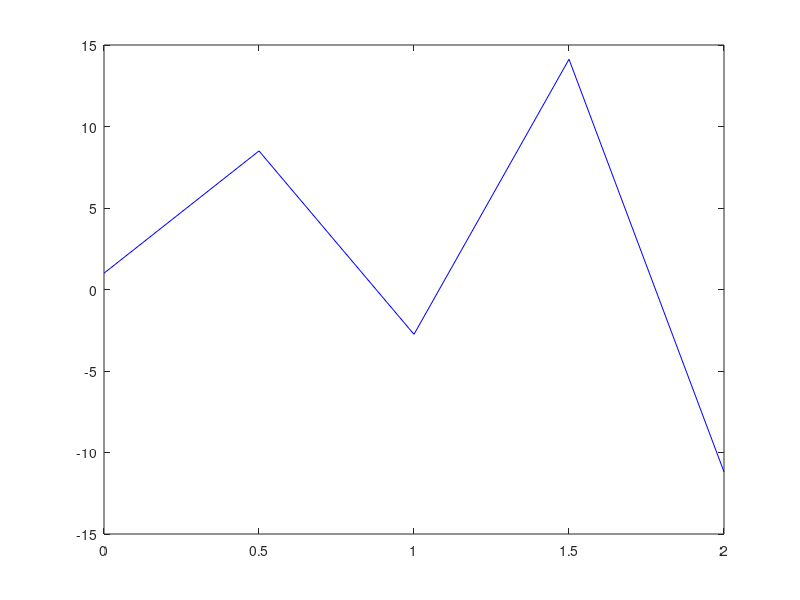

MATLAB code to generate this figure: (Note: this script raises an error after producing the figure.)
clear all
a=0; %definir los limites de integracion
b=2;
f=@(t,x)[20-5*x];
F1=@(t,x,h)[h*f(t,x)];
t(1)=a; x1(1)=1;
h=0.5;
N=(b-a)/h;
for k=1:N
    t(k+1)=t(k)+h;
    x1(k+1)=x1(k)+f(t(k),x1(k))*h;
end
plot(t,x1,'b')%solucion en azul para el metodo de Euler
hold on

syms y(t)
eqn = diff(y,t) == 20-5*y;
z = dsolve(eqn)
ezplot(z,[0,2])
legend ('Euler','Analitica')
hold off